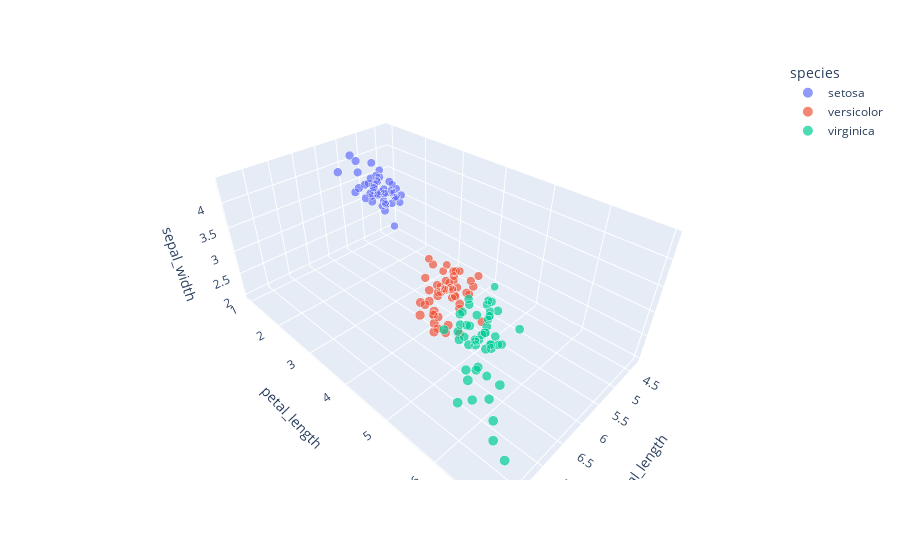

Notebook code cell kept with this figure:
### Code cell
import plotly.express as px
df = px.data.iris()
fig = px.scatter_3d(df, x='sepal_length', y='petal_length', z='sepal_width',
              color='species', size = 'sepal_length', size_max = 10)
fig.show()

### Figure 1 — Plotly figure (JSON) as saved in the notebook; plotly's stock layout.template omitted (floating-point values rounded to 4 significant figures)
{"data": [{"hovertemplate": "species=setosa<br>sepal_length=%{marker.size}<br>petal_length=%{y}<br>sepal_width=%{z}<extra></extra>", "legendgroup": "setosa", "marker": {"color": "#636efa", "size": [5.1, 4.9, 4.7, 4.6, 5, 5.4, 4.6, 5, 4.4, 4.9, 5.4, 4.8, 4.8, 4.3, 5.8, 5.7, 5.4, 5.1, 5.7, 5.1, 5.4, 5.1, 4.6, 5.1, 4.8, 5, 5, 5.2, 5.2, 4.7, 4.8, 5.4, 5.2, 5.5, 4.9, 5, 5.5, 4.9, 4.4, 5.1, 5, 4.5, 4.4, 5, 5.1, 4.8, 5.1, 4.6, 5.3, 5], "sizemode": "area", "sizeref": 0.079, "symbol": "circle"}, "mode": "markers", "name": "setosa", "scene": "scene", "showlegend": true, "type": "scatter3d", "x": [5.1, 4.9, 4.7, 4.6, 5, 5.4, 4.6, 5, 4.4, 4.9, 5.4, 4.8, 4.8, 4.3, 5.8, 5.7, 5.4, 5.1, 5.7, 5.1, 5.4, 5.1, 4.6, 5.1, 4.8, 5, 5, 5.2, 5.2, 4.7, 4.8, 5.4, 5.2, 5.5, 4.9, 5, 5.5, 4.9, 4.4, 5.1, 5, 4.5, 4.4, 5, 5.1, 4.8, 5.1, 4.6, 5.3, 5], "y": [1.4, 1.4, 1.3, 1.5, 1.4, 1.7, 1.4, 1.5, 1.4, 1.5, 1.5, 1.6, 1.4, 1.1, 1.2, 1.5, 1.3, 1.4, 1.7, 1.5, 1.7, 1.5, 1, 1.7, 1.9, 1.6, 1.6, 1.5, 1.4, 1.6, 1.6, 1.5, 1.5, 1.4, 1.5, 1.2, 1.3, 1.5, 1.3, 1.5, 1.3, 1.3, 1.3, 1.6, 1.9, 1.4, 1.6, 1.4, 1.5, 1.4], "z": [3.5, 3, 3.2, 3.1, 3.6, 3.9, 3.4, 3.4, 2.9, 3.1, 3.7, 3.4, 3, 3, 4, 4.4, 3.9, 3.5, 3.8, 3.8, 3.4, 3.7, 3.6, 3.3, 3.4, 3, 3.4, 3.5, 3.4, 3.2, 3.1, 3.4, 4.1, 4.2, 3.1, 3.2, 3.5, 3.1, 3, 3.4, 3.5, 2.3, 3.2, 3.5, 3.8, 3, 3.8, 3.2, 3.7, 3.3]}, {"hovertemplate": "species=versicolor<br>sepal_length=%{marker.size}<br>petal_length=%{y}<br>sepal_width=%{z}<extra></extra>", "legendgroup": "versicolor", "marker": {"color": "#EF553B", "size": [7, 6.4, 6.9, 5.5, 6.5, 5.7, 6.3, 4.9, 6.6, 5.2, 5, 5.9, 6, 6.1, 5.6, 6.7, 5.6, 5.8, 6.2, 5.6, 5.9, 6.1, 6.3, 6.1, 6.4, 6.6, 6.8, 6.7, 6, 5.7, 5.5, 5.5, 5.8, 6, 5.4, 6, 6.7, 6.3, 5.6, 5.5, 5.5, 6.1, 5.8, 5, 5.6, 5.7, 5.7, 6.2, 5.1, 5.7], "sizemode": "area", "sizeref": 0.079, "symbol": "circle"}, "mode": "markers", "name": "versicolor", "scene": "scene", "showlegend": true, "type": "scatter3d", "x": [7, 6.4, 6.9, 5.5, 6.5, 5.7, 6.3, 4.9, 6.6, 5.2, 5, 5.9, 6, 6.1, 5.6, 6.7, 5.6, 5.8, 6.2, 5.6, 5.9, 6.1, 6.3, 6.1, 6.4, 6.6, 6.8, 6.7, 6, 5.7, 5.5, 5.5, 5.8, 6, 5.4, 6, 6.7, 6.3, 5.6, 5.5, 5.5, 6.1, 5.8, 5, 5.6, 5.7, 5.7, 6.2, 5.1, 5.7], "y": [4.7, 4.5, 4.9, 4, 4.6, 4.5, 4.7, 3.3, 4.6, 3.9, 3.5, 4.2, 4, 4.7, 3.6, 4.4, 4.5, 4.1, 4.5, 3.9, 4.8, 4, 4.9, 4.7, 4.3, 4.4, 4.8, 5, 4.5, 3.5, 3.8, 3.7, 3.9, 5.1, 4.5, 4.5, 4.7, 4.4, 4.1, 4, 4.4, 4.6, 4, 3.3, 4.2, 4.2, 4.2, 4.3, 3, 4.1], "z": [3.2, 3.2, 3.1, 2.3, 2.8, 2.8, 3.3, 2.4, 2.9, 2.7, 2, 3, 2.2, 2.9, 2.9, 3.1, 3, 2.7, 2.2, 2.5, 3.2, 2.8, 2.5, 2.8, 2.9, 3, 2.8, 3, 2.9, 2.6, 2.4, 2.4, 2.7, 2.7, 3, 3.4, 3.1, 2.3, 3, 2.5, 2.6, 3, 2.6, 2.3, 2.7, 3, 2.9, 2.9, 2.5, 2.8]}, {"hovertemplate": "species=virginica<br>sepal_length=%{marker.size}<br>petal_length=%{y}<br>sepal_width=%{z}<extra></extra>", "legendgroup": "virginica", "marker": {"color": "#00cc96", "size": [6.3, 5.8, 7.1, 6.3, 6.5, 7.6, 4.9, 7.3, 6.7, 7.2, 6.5, 6.4, 6.8, 5.7, 5.8, 6.4, 6.5, 7.7, 7.7, 6, 6.9, 5.6, 7.7, 6.3, 6.7, 7.2, 6.2, 6.1, 6.4, 7.2, 7.4, 7.9, 6.4, 6.3, 6.1, 7.7, 6.3, 6.4, 6, 6.9, 6.7, 6.9, 5.8, 6.8, 6.7, 6.7, 6.3, 6.5, 6.2, 5.9], "sizemode": "area", "sizeref": 0.079, "symbol": "circle"}, "mode": "markers", "name": "virginica", "scene": "scene", "showlegend": true, "type": "scatter3d", "x": [6.3, 5.8, 7.1, 6.3, 6.5, 7.6, 4.9, 7.3, 6.7, 7.2, 6.5, 6.4, 6.8, 5.7, 5.8, 6.4, 6.5, 7.7, 7.7, 6, 6.9, 5.6, 7.7, 6.3, 6.7, 7.2, 6.2, 6.1, 6.4, 7.2, 7.4, 7.9, 6.4, 6.3, 6.1, 7.7, 6.3, 6.4, 6, 6.9, 6.7, 6.9, 5.8, 6.8, 6.7, 6.7, 6.3, 6.5, 6.2, 5.9], "y": [6, 5.1, 5.9, 5.6, 5.8, 6.6, 4.5, 6.3, 5.8, 6.1, 5.1, 5.3, 5.5, 5, 5.1, 5.3, 5.5, 6.7, 6.9, 5, 5.7, 4.9, 6.7, 4.9, 5.7, 6, 4.8, 4.9, 5.6, 5.8, 6.1, 6.4, 5.6, 5.1, 5.6, 6.1, 5.6, 5.5, 4.8, 5.4, 5.6, 5.1, 5.1, 5.9, 5.7, 5.2, 5, 5.2, 5.4, 5.1], "z": [3.3, 2.7, 3, 2.9, 3, 3, 2.5, 2.9, 2.5, 3.6, 3.2, 2.7, 3, 2.5, 2.8, 3.2, 3, 3.8, 2.6, 2.2, 3.2, 2.8, 2.8, 2.7, 3.3, 3.2, 2.8, 3, 2.8, 3, 2.8, 3.8, 2.8, 2.8, 2.6, 3, 3.4, 3.1, 3, 3.1, 3.1, 3.1, 2.7, 3.2, 3.3, 3, 2.5, 3, 3.4, 3]}], "layout": {"legend": {"itemsizing": "constant", "title": {"text": "species"}, "tracegroupgap": 0}, "margin": {"t": 60}, "scene": {"domain": {"x": [0, 1], "y": [0, 1]}, "xaxis": {"title": {"text": "sepal_length"}}, "yaxis": {"title": {"text": "petal_length"}}, "zaxis": {"title": {"text": "sepal_width"}}}}}
